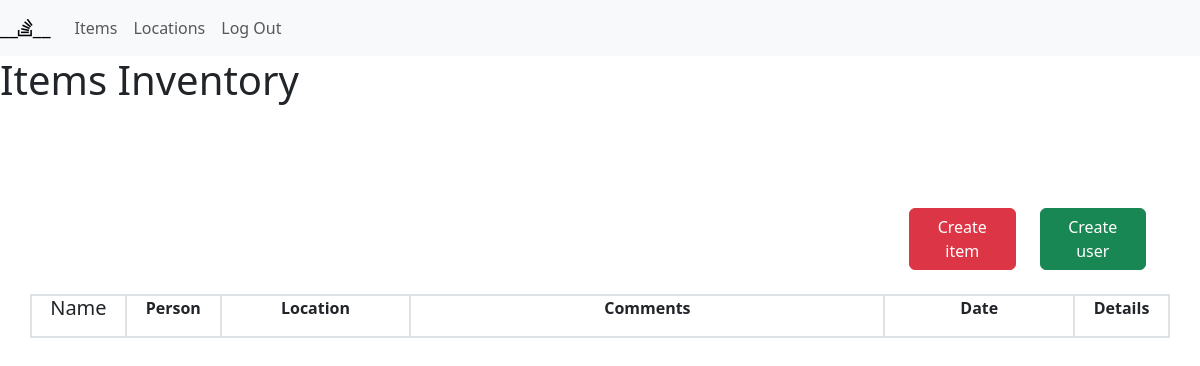
The app's page /items/ (signed in), older data.
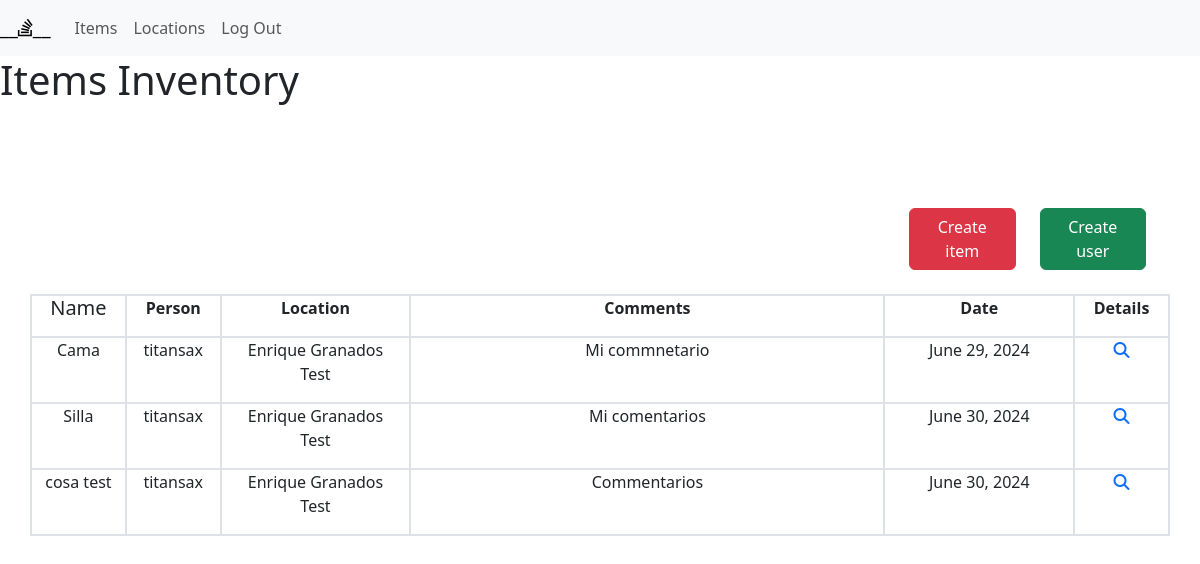
The same page, newer data.
### inventory/models.py (models this page shows)
class Item(models.Model):
    name = models.TextField(blank=False)
    person = models.ForeignKey(User, on_delete= models.CASCADE)
    location = models.ForeignKey(Location, on_delete= models.CASCADE)
    comments = models.TextField(blank=True)
    date = models.DateField(default=datetime.datetime.now() )

class Location(models.Model):
        location = models.TextField(blank=False)

### inventory/views.py (the view)
# urls.py: path('items/',views.items,name='items'),
@login_required
def items(request):
    items = Item.objects.all()
    for item in items :
        print ("items",item.name)
    return render(request,'items.html', {'items' : items} )

### inventory/templates/items.html
{% extends 'base.html' %}
{% block content %}
<h1>Items Inventory</h1>
<br/><br/><br/><br/>
    <div class="container">
        <div class="row">
            <div class="col-9"></div>
            <div class="col-3">
                <div class="container">
                    <div class="row">
                        <div class="col">
                            <a  class= "btn btn-danger" href="/items/create">Create item</a>
                        </div>
                        <div class="col">
                            <a  class= "btn btn-success" href="/users/create">Create user</a>
                        </div>
                    </div>
                </div>
            </div>
        </div>
        <br/>
        <div class="row border">
            <div class="col-1 border">
                <strong><h5 class="text-center">Name</h5></strong>
            </div>
            <div class="col-1 border">
                <strong><p class="text-center">Person</p></strong>
            </div>
            <div class="col-2 border">
                <strong><p class="text-center">Location</p></strong>
            </div>
            <div class="col-5 border">
                <strong><p class="text-center">Comments</p></strong>
            </div>
            <div class="col-2 border">
                <strong><p class="text-center">Date</p></strong>
            </div>
            <div class="col-1 border">
                <strong><p class="text-center">Details</p></strong>
            </div>
        {% for item in items %}
            <div class="col-1 border">
                <p class="text-center ml-2">{{item.name}}</p>
            </div>
            <div class="col-1 border">
                <p class="text-center">{{item.person.username}}</p>
            </div>
            <div class="col-2 border">
                <p class="text-center">{{item.location.location}}</p>
            </div>
            <div class="col-5 border">
                <p class="text-center">{{item.comments}}</p>
            </div>
            <div class="col-2 border">
                <p class="text-center">{{item.date}}</p>
            </div>
            <div class="col-1 border text-center">
                <a href="{{item.id}}"><i class="fa-solid fa-magnifying-glass"></i></a>
            </div>
        {% endfor %}
    </div>
</div>
{% endblock %}

### inventory/templates/base.html (shortened to what this page needs)
<!DOCTYPE html>
<html lang="en">
<head>
    <link href="https://cdn.jsdelivr.net/npm/bootstrap@5.3.3/dist/css/bootstrap.min.css" rel="stylesheet">
    <link rel="stylesheet" href="https://cdnjs.cloudflare.com/ajax/libs/font-awesome/6.5.2/css/all.min.css" />
</head>
<body>
    <nav class="navbar navbar-expand-lg navbar-light bg-light ml-2">
        <div class="ml-2">
            <a class="navbar-brand " href="/">__<i class="fa-brands fa-stack-overflow"></i>__</a>
        </div>
        <div class="collapse navbar-collapse" id="navbarNav">
          <ul class="navbar-nav">
            {% if user.is_authenticated %}
            <li class="nav-item" ><a class="nav-link" href="/items">Items</a></li>
            <li class="nav-item" ><a class="nav-link" href="/locations">Locations</a></li>
            <li class="nav-item" ><a class="nav-link" href="/logout">Log Out</a></li>
            {% else %}
            <li class="nav-item" ><a class="nav-link" href="/signup">Sign Up</a></li>
            <li class="nav-item" ><a class="nav-link" href="/signin">Sign In</a></li>
            {% endif %}
            </ul>
        </div>
    </nav>
    {% block content %}
    {% endblock %}
</body>
</html>

Row changes from the older to the newer data that the page shows:
added Item: name "Cama", person.username "titansax", location.location "Enrique Granados Test", comments "Mi commnetario", date "June 29, 2024"
added Item: name "Silla", person.username "titansax", location.location "Enrique Granados Test", comments "Mi comentarios", date "June 30, 2024"
added Item: name "cosa test", person.username "titansax", location.location "Enrique Granados Test", comments "Commentarios", date "June 30, 2024"
